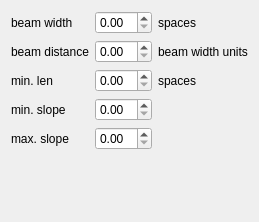
     <widget class="QWidget" name="Seite">
      <layout class="QGridLayout">
       <item row="0" column="0">
        <widget class="QLabel" name="label_26">
         <property name="text">
          <string>beam width</string>
         </property>
        </widget>
       </item>
       <item row="0" column="1">
        <widget class="QDoubleSpinBox" name="beamWidth"/>
       </item>
       <item row="1" column="0">
        <widget class="QLabel" name="label_27">
         <property name="text">
          <string>beam distance</string>
         </property>
        </widget>
       </item>
       <item row="1" column="1">
        <widget class="QDoubleSpinBox" name="beamDistance"/>
       </item>
       <item row="2" column="0">
        <widget class="QLabel" name="label_28">
         <property name="text">
          <string>min. len</string>
         </property>
        </widget>
       </item>
       <item row="2" column="1">
        <widget class="QDoubleSpinBox" name="beamMinLen"/>
       </item>
       <item row="3" column="0">
        <widget class="QLabel" name="label_29">
         <property name="text">
          <string>min. slope</string>
         </property>
        </widget>
       </item>
       <item row="3" column="1">
        <widget class="QDoubleSpinBox" name="beamMinSlope">
         <property name="maximum">
          <double>1.000000000000000</double>
         </property>
         <property name="singleStep">
          <double>0.100000000000000</double>
         </property>
        </widget>
       </item>
       <item row="4" column="0">
        <widget class="QLabel" name="label_30">
         <property name="text">
          <string>max. slope</string>
         </property>
        </widget>
       </item>
       <item row="5" column="0">
        <spacer>
         <property name="orientation">
          <enum>Qt::Vertical</enum>
         </property>
         <property name="sizeHint" stdset="0">
          <size>
           <width>20</width>
           <height>61</height>
          </size>
         </property>
        </spacer>
       </item>
       <item row="4" column="1">
        <widget class="QDoubleSpinBox" name="beamMaxSlope">
         <property name="maximum">
          <double>1.000000000000000</double>
         </property>
         <property name="singleStep">
          <double>0.100000000000000</double>
         </property>
        </widget>
       </item>
       <item row="2" column="2">
        <widget class="QLabel" name="label_31">
         <property name="text">
          <string>spaces</string>
         </property>
        </widget>
       </item>
       <item row="0" column="2">
        <widget class="QLabel" name="label_32">
         <property name="text">
          <string>spaces</string>
         </property>
        </widget>
       </item>
       <item row="1" column="2">
        <widget class="QLabel" name="label_33">
         <property name="text">
          <string>beam width units</string>
         </property>
        </widget>
       </item>
      </layout>
     </widget>
